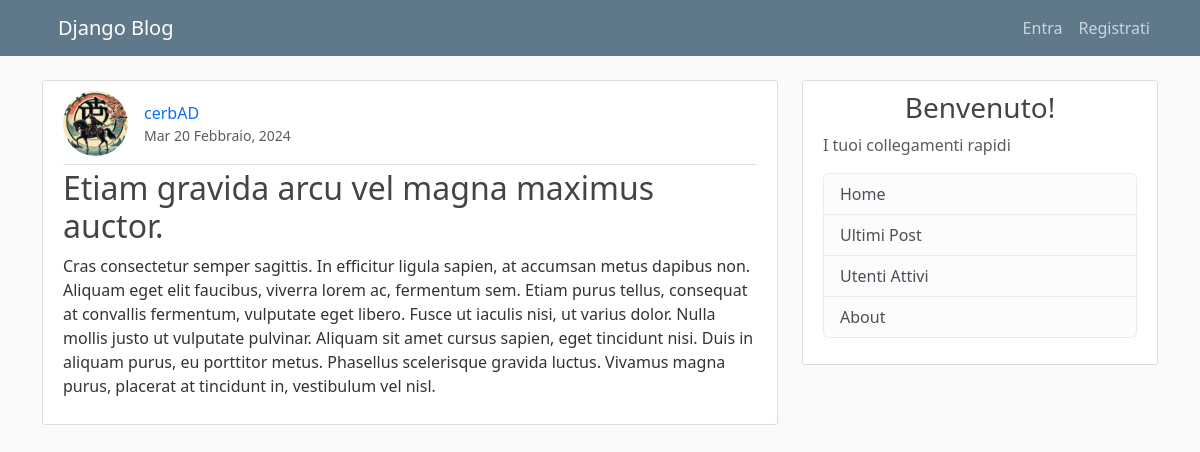
/post/16/, run on the app's committed database.
### blog/models.py (models this page shows, shortened)
class Post(models.Model):
    titolo = models.CharField(max_length = 100)
    contenuto = models.TextField()
    data = models.DateTimeField(default = timezone.now)
    autore = models.ForeignKey(User, on_delete = models.CASCADE)

### users/models.py (models this page shows, shortened)
class profilo(models.Model):
    user = models.OneToOneField(User, on_delete=models.CASCADE)
    image = models.ImageField(default = "default.png", upload_to = "profile_pics")

### blog/views.py (the view)
# urls.py: path("post/<int:pk>/", PostDetailView.as_view() , name="post-detail"),
class PostDetailView(DetailView):
    model = Post

### blog/templates/blog/post_detail.html (shortened to what this page needs)
{% extends "blog/base.html" %}
{% block content %}
    <article class="media content-section">
        <div style="display:flex; flex-wrap: wrap; align-items: center;" class="article-metadata pb-2">
            <img class="rounded-circle article-img"src="{{ object.autore.profilo.image.url }}" alt="">
            <div style = "display:flex; flex-direction: column; flex-wrap: wrap;">
                <a class="mr-2" href="{% url 'user-post' object.autore.username %}">{{ object.autore }}</a>
                <small class="text-muted">{{ object.data|date:"D d F, Y" }}</small>
            </div>
        </div>
        <div class="media-body">
            <h2 class="article-title">{{ object.titolo }}</h2>
            <p class="article-content">{{ object.contenuto }}</p>
        </div>
    </article>
{% endblock content %}

### blog/static/blog/main.css (style rules this page uses)
body { background: #fafafa; color: #333333; margin-top: 5rem; }
h1, h2, h3, h4, h5, h6 { color: #444444; }
.content-section { background: #ffffff; padding: 10px 20px; border: 1px solid #dddddd; border-radius: 3px; margin-bottom: 20px; }
.article-title { color: #444444; text-decoration: none; }
.article-content { white-space: pre-line; }
.article-img { height: 65px; width: 65px; margin-right: 16px; }
.article-metadata { padding-bottom: 1px; margin-bottom: 4px; border-bottom: 1px solid #e3e3e3; }
.article-metadata a { text-decoration: none; }

### data on the page
Post: autore.profilo.image (picture), autore "cerbAD", data "Mar 20 Febbraio, 2024", titolo "Etiam gravida arcu vel magna maximus auctor.", contenuto "Cras consectetur semper sagittis. In efficitur ligula sapien, at accumsan metus dapibus non. Aliquam eget elit faucibus, viverra lorem ac, fermentum sem. Etiam purus tellus, consequat at convallis fermentum, vulputate eget libero. Fusce ut iaculis nisi, ut varius dolor. Nulla mollis justo ut vulputate pulvinar. Aliquam sit amet cursus sapien, eget tincidunt nisi. Duis in aliquam purus, eu porttitor metus. Phasellus scelerisque gravida luctus. Vivamus magna purus, placerat at tincidunt in, vestibulum vel nisl."
